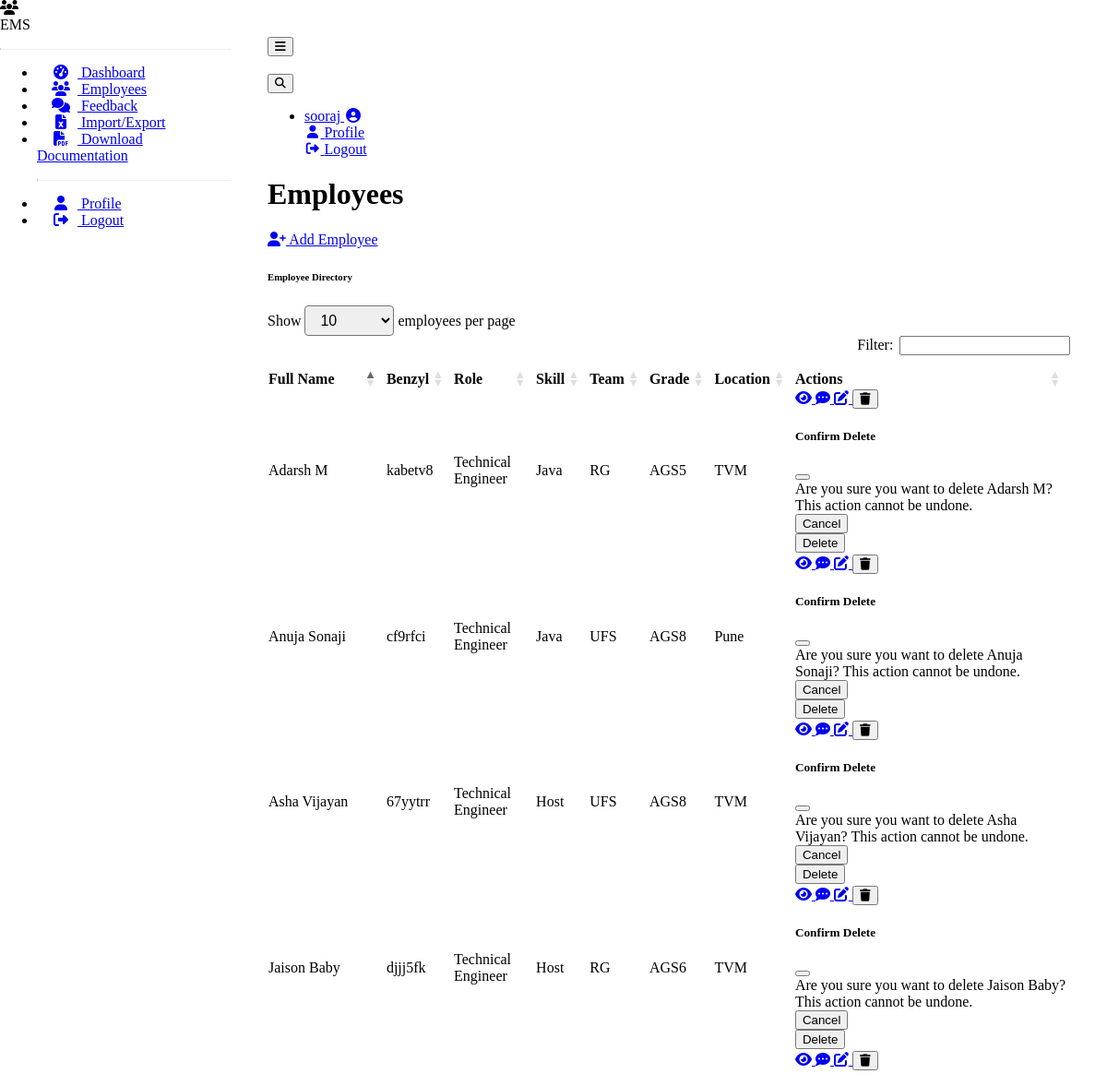
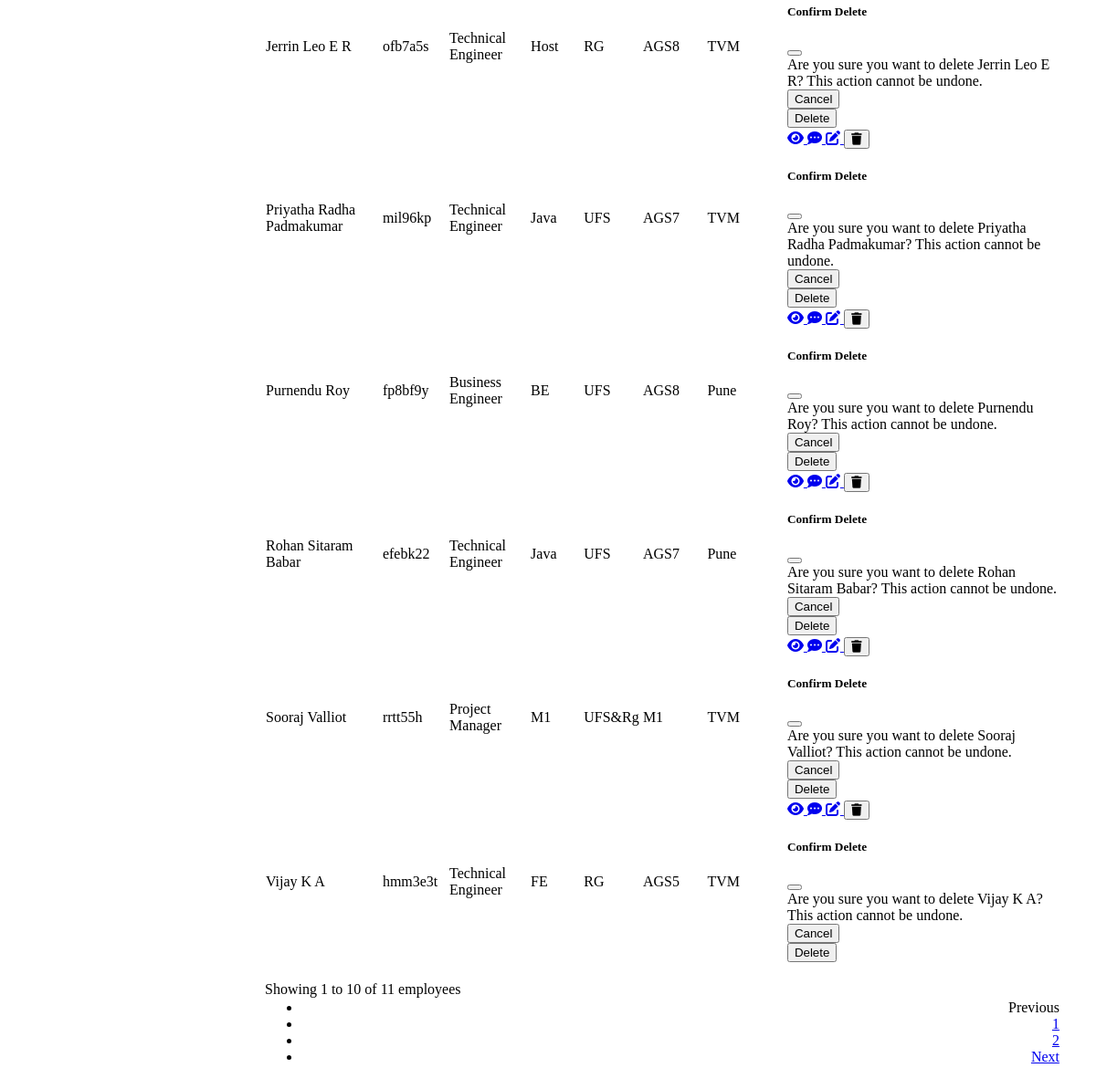
Page /employees (signed in) on the committed database (2 pictures, top to bottom).
### models.py (models this page shows, shortened)
class User(UserMixin, db.Model):
    __tablename__ = 'users'
    id = db.Column(db.Integer, primary_key=True)
    username = db.Column(db.String(64), unique=True, nullable=False)
    email = db.Column(db.String(120), unique=True, nullable=False)
    password_hash = db.Column(db.String(256), nullable=False)
    is_manager = db.Column(db.Boolean, default=False)
    employees_managed = db.relationship('Employee', backref='manager_user', lazy='dynamic',
                                        foreign_keys='Employee.manager_id')

class Employee(db.Model):
    __tablename__ = 'employees'
    id = db.Column(db.Integer, primary_key=True)
    full_name = db.Column(db.String(100), nullable=False)
    joining_date = db.Column(db.Date, nullable=False)
    benzyl = db.Column(db.String(50), unique=True, nullable=False)  # Employee ID or username
    role = db.Column(db.String(100), nullable=False)
    skill = db.Column(db.String(100), nullable=False)
    team = db.Column(db.String(100), nullable=False)
    grade = db.Column(db.String(20), nullable=False)
    designation = db.Column(db.String(100), nullable=False)
    location = db.Column(db.String(100), nullable=False)
    user_id = db.Column(db.Integer, db.ForeignKey('users.id'), nullable=True)
    user = db.relationship('User', foreign_keys=[user_id])
    manager_id = db.Column(db.Integer, db.ForeignKey('users.id'), nullable=True)
    feedback_received = db.relationship('Feedback', backref='employee', lazy='dynamic',
                                        foreign_keys='Feedback.employee_id')

### employee.py (the view)
@employee_bp.route('/employees')
@login_required
def employee_list():
    if current_user.is_manager:
        employees = Employee.query.all()
    else:
        employee = Employee.query.filter_by(user_id=current_user.id).first()
        employees = [employee] if employee else []
    managers = User.query.filter_by(is_manager=True).all()
    return render_template('employee_list.html',
                           employees=employees,
                           managers=managers,
                           is_manager=current_user.is_manager)

### app.py (called while the page is built)
@login_manager.user_loader
def load_user(user_id):
    from models import User  # Import here to avoid circular imports
    return User.query.get(int(user_id))

### templates/employee_list.html (shortened to what this page needs)
{% extends "base.html" %}
{% block content %}
<div class="container-fluid">
    <div class="d-flex justify-content-between align-items-center mb-4">
        <h1 class="h3 text-gray-800">Employees</h1>
        {% if is_manager %}
        <a href="{{ url_for('employee.create_employee') }}" class="btn btn-primary">
            <i class="fas fa-user-plus mr-1"></i> Add Employee
        </a>
        {% endif %}
    </div>
    <div class="card shadow mb-4">
        <div class="card-header py-3">
            <h6 class="m-0 font-weight-bold text-primary">Employee Directory</h6>
        </div>
        <div class="card-body">
            {% if employees %}
            <div class="table-responsive">
                <table class="table table-bordered" id="employeeTable" width="100%" cellspacing="0">
                    <thead>
                        <tr>
                            <th>Full Name</th>
                            <th>Benzyl</th>
                            <th>Role</th>
                            <th>Skill</th>
                            <th>Team</th>
                            <th>Grade</th>
                            <th>Location</th>
                            <th>Actions</th>
                        </tr>
                    </thead>
                    <tbody>
                        {% for employee in employees %}
                        <tr {% if employee.manager_id == current_user.id %}class="table-primary"{% endif %}>
                            <td>{{ employee.full_name }}</td>
                            <td>{{ employee.benzyl }}</td>
                            <td>{{ employee.role }}</td>
                            <td>{{ employee.skill }}</td>
                            <td>{{ employee.team }}</td>
                            <td>{{ employee.grade }}</td>
                            <td>{{ employee.location }}</td>
                            <td>
                                <div class="btn-group" role="group">
                                    <a href="{{ url_for('employee.employee_detail', employee_id=employee.id) }}"
                                       class="btn btn-info btn-sm" data-bs-toggle="tooltip" title="View Details">
                                        <i class="fas fa-eye"></i>
                                    </a>
                                    {% if is_manager and employee.manager_id == current_user.id %}
                                    <a href="{{ url_for('feedback.create_feedback', employee_id=employee.id) }}"
                                       class="btn btn-success btn-sm" data-bs-toggle="tooltip" title="Provide Feedback">
                                        <i class="fas fa-comment-dots"></i>
                                    </a>
                                    <a href="{{ url_for('employee.edit_employee', employee_id=employee.id) }}"
                                       class="btn btn-warning btn-sm" data-bs-toggle="tooltip" title="Edit Employee">
                                        <i class="fas fa-edit"></i>
                                    </a>
                                    <button type="button" class="btn btn-danger btn-sm confirm-delete"
                                            data-bs-toggle="modal" data-bs-target="#deleteModal{{ employee.id }}"
                                            title="Delete Employee">
                                        <i class="fas fa-trash"></i>
                                    </button>
                                    <div class="modal fade" id="deleteModal{{ employee.id }}" tabindex="-1"
                                         aria-labelledby="deleteModalLabel" aria-hidden="true">
                                        <div class="modal-dialog">
                                            <div class="modal-content">
                                                <div class="modal-header">
                                                    <h5 class="modal-title" id="deleteModalLabel">
                                                        Confirm Delete
                                                    </h5>
                                                    <button type="button" class="btn-close" data-bs-dismiss="modal"
                                                            aria-label="Close"></button>
                                                </div>
                                                <div class="modal-body">
                                                    Are you sure you want to delete {{ employee.full_name }}?
                                                    This action cannot be undone.
                                                </div>
                                                <div class="modal-footer">
                                                    <button type="button" class="btn btn-secondary"
                                                            data-bs-dismiss="modal">Cancel</button>
                                                    <form action="{{ url_for('employee.delete_employee', employee_id=employee.id) }}"
                                                          method="POST">
                                                        <button type="submit" class="btn btn-danger">Delete</button>
                                                    </form>
                                                </div>
                                            </div>
                                        </div>
                                    </div>
                                    {% endif %}
                                </div>
                            </td>
                        </tr>
                        {% endfor %}
                    </tbody>
                </table>
            </div>
            {% endif %}
        </div>
    </div>
</div>
{% endblock %}

### templates/base.html (shortened to what this page needs)
<!DOCTYPE html>
<html lang="en" data-bs-theme="dark">
<head>
    <link rel="stylesheet" href="https://cdn.replit.com/agent/bootstrap-agent-dark-theme.min.css">
    <link rel="stylesheet" href="https://cdnjs.cloudflare.com/ajax/libs/font-awesome/6.4.0/css/all.min.css">
    <link rel="stylesheet" href="https://cdn.datatables.net/1.13.4/css/dataTables.bootstrap5.min.css">
    <link rel="stylesheet" href="https://cdn.datatables.net/buttons/2.3.6/css/buttons.bootstrap5.min.css">
    <link rel="stylesheet" href="{{ url_for('static', filename='css/custom.css') }}">
</head>
<body>
    {% if current_user.is_authenticated %}
    <div class="sidebar bg-dark">
        <div class="sidebar-brand d-flex align-items-center justify-content-center p-3">
            <div class="sidebar-brand-icon">
                <i class="fas fa-users"></i>
            </div>
            <div class="sidebar-brand-text mx-3">EMS</div>
        </div>
        <hr class="sidebar-divider">
        <ul class="nav flex-column">
            <li class="nav-item">
                <a class="nav-link {% if request.endpoint and request.endpoint == 'employee.dashboard' %}active{% endif %}"
                   href="{{ url_for('employee.dashboard') }}">
                    <i class="fas fa-fw fa-tachometer-alt"></i>
                    <span>Dashboard</span>
                </a>
            </li>
            <li class="nav-item">
                <a class="nav-link {% if request.endpoint and 'employee_list' in request.endpoint %}active{% endif %}"
                   href="{{ url_for('employee.employee_list') }}">
                    <i class="fas fa-fw fa-users"></i>
                    <span>Employees</span>
                </a>
            </li>
            <li class="nav-item">
                <a class="nav-link {% if request.endpoint and 'feedback' in request.endpoint %}active{% endif %}"
                   href="{{ url_for('feedback.feedback_list') }}">
                    <i class="fas fa-fw fa-comments"></i>
                    <span>Feedback</span>
                </a>
            </li>
            {% if current_user.is_manager %}
            <li class="nav-item">
                <a class="nav-link {% if request.endpoint and 'import_export' in request.endpoint %}active{% endif %}"
                   href="{{ url_for('employee.import_export') }}">
                    <i class="fas fa-fw fa-file-excel"></i>
                    <span>Import/Export</span>
                </a>
            </li>
            <li class="nav-item">
                <a class="nav-link" href="{{ url_for('docs.generate_and_download_docs') }}">
                    <i class="fas fa-fw fa-file-pdf"></i>
                    <span>Download Documentation</span>
                </a>
            </li>
            {% endif %}
            <hr class="sidebar-divider">
            <li class="nav-item">
                <a class="nav-link" href="{{ url_for('auth.profile') }}">
                    <i class="fas fa-fw fa-user"></i>
                    <span>Profile</span>
                </a>
            </li>
            <li class="nav-item">
                <a class="nav-link" href="{{ url_for('auth.logout') }}">
                    <i class="fas fa-fw fa-sign-out-alt"></i>
                    <span>Logout</span>
                </a>
            </li>
        </ul>
    </div>
    {% endif %}
    <div class="content-wrapper {% if not current_user.is_authenticated %}ml-0{% endif %}">
        {% if current_user.is_authenticated %}
        <nav class="navbar navbar-expand navbar-dark bg-dark mb-4">
            <button id="sidebarToggle" class="btn btn-link d-md-none rounded-circle mr-3">
                <i class="fa fa-bars"></i>
            </button>
            <div class="d-md-inline-block ms-auto form-inline mr-0 navbar-search">
                <div class="input-group">
                    <input type="text" id="searchInput" class="form-control bg-light border small"
                           placeholder="Search..." aria-label="Search">
                    <div class="input-group-append">
                        <button class="btn btn-primary" type="button">
                        </button>
                    </div>
                </div>
            </div>
            <ul class="navbar-nav ml-auto ml-md-0">
                <li class="nav-item dropdown no-arrow">
                    <a class="nav-link dropdown-toggle" href="#" id="userDropdown" role="button"
                       data-bs-toggle="dropdown" aria-haspopup="true" aria-expanded="false">
                        <span class="mr-2 d-none d-lg-inline text-gray-600 small">{{ current_user.username }}</span>
                        <i class="fas fa-user-circle fa-fw"></i>
                    </a>
                    <div class="dropdown-menu dropdown-menu-right shadow animated--grow-in"
                         aria-labelledby="userDropdown">
                        <a class="dropdown-item" href="{{ url_for('auth.profile') }}">
                            <i class="fas fa-user fa-sm fa-fw mr-2 text-gray-400"></i>
                            Profile
                        </a>
                        <a class="dropdown-item" href="{{ url_for('auth.logout') }}">
                            <i class="fas fa-sign-out-alt fa-sm fa-fw mr-2 text-gray-400"></i>
                            Logout
                        </a>
                    </div>
                </li>
            </ul>
        </nav>
        {% endif %}
        <div class="container-fluid">
            {% block content %}{% endblock %}
        </div>
    </div>
</body>
</html>

### static/css/custom.css (style rules this page uses)
:root { --sidebar-width: 250px; }
.sidebar { width: var(--sidebar-width); height: 100vh; position: fixed; left: 0; top: 0; z-index: 100; transition: all 0.3s; overflow-y: auto; }
.sidebar .nav-item .nav-link { padding: 0.75rem 1rem; width: 100%; }
.sidebar .nav-item .nav-link i { margin-right: 0.5rem; }
.sidebar-divider { margin: 1rem 0; border-top: 1px solid rgba(255, 255, 255, 0.15); }
.content-wrapper { margin-left: var(--sidebar-width); padding: 2rem; min-height: 100vh; transition: all 0.3s; }
.navbar-search { margin-right: 1rem; }
.navbar-search .input-group { width: 300px; }
.navbar-search .form-control { border: 1px solid rgba(255, 255, 255, 0.2) !important; background-color: rgba(255, 255, 255, 0.1) !important; color: white !important; }
.navbar-search .form-control::placeholder { color: rgba(255, 255, 255, 0.6) !important; }

### rows in the picture
User: username "sooraj"
Employee: full_name "Priyatha Radha Padmakumar", benzyl "mil96kp", role "Technical Engineer", skill "Java", team "UFS", grade "AGS7", location "TVM"
Employee: full_name "Adarsh M", benzyl "kabetv8", role "Technical Engineer", skill "Java", team "RG", grade "AGS5", location "TVM"
Employee: full_name "Vijay K A", benzyl "hmm3e3t", role "Technical Engineer", skill "FE", team "RG", grade "AGS5", location "TVM"
Employee: full_name "Rohan Sitaram Babar", benzyl "efebk22", role "Technical Engineer", skill "Java", team "UFS", grade "AGS7", location "Pune"
Employee: full_name "Anuja Sonaji", benzyl "cf9rfci", role "Technical Engineer", skill "Java", team "UFS", grade "AGS8", location "Pune"
Employee: full_name "Jerrin Leo E R", benzyl "ofb7a5s", role "Technical Engineer", skill "Host", team "RG", grade "AGS8", location "TVM"
Employee: full_name "Purnendu Roy", benzyl "fp8bf9y", role "Business Engineer", skill "BE", team "UFS", grade "AGS8", location "Pune"
Employee: full_name "Jaison Baby", benzyl "djjj5fk", role "Technical Engineer", skill "Host", team "RG", grade "AGS6", location "TVM"
Employee: full_name "Asha Vijayan", benzyl "67yytrr", role "Technical Engineer", skill "Host", team "UFS", grade "AGS8", location "TVM"
Employee: full_name "Sooraj Valliot", benzyl "rrtt55h", role "Project Manager", skill "M1", team "UFS&Rg", grade "M1", location "TVM"
